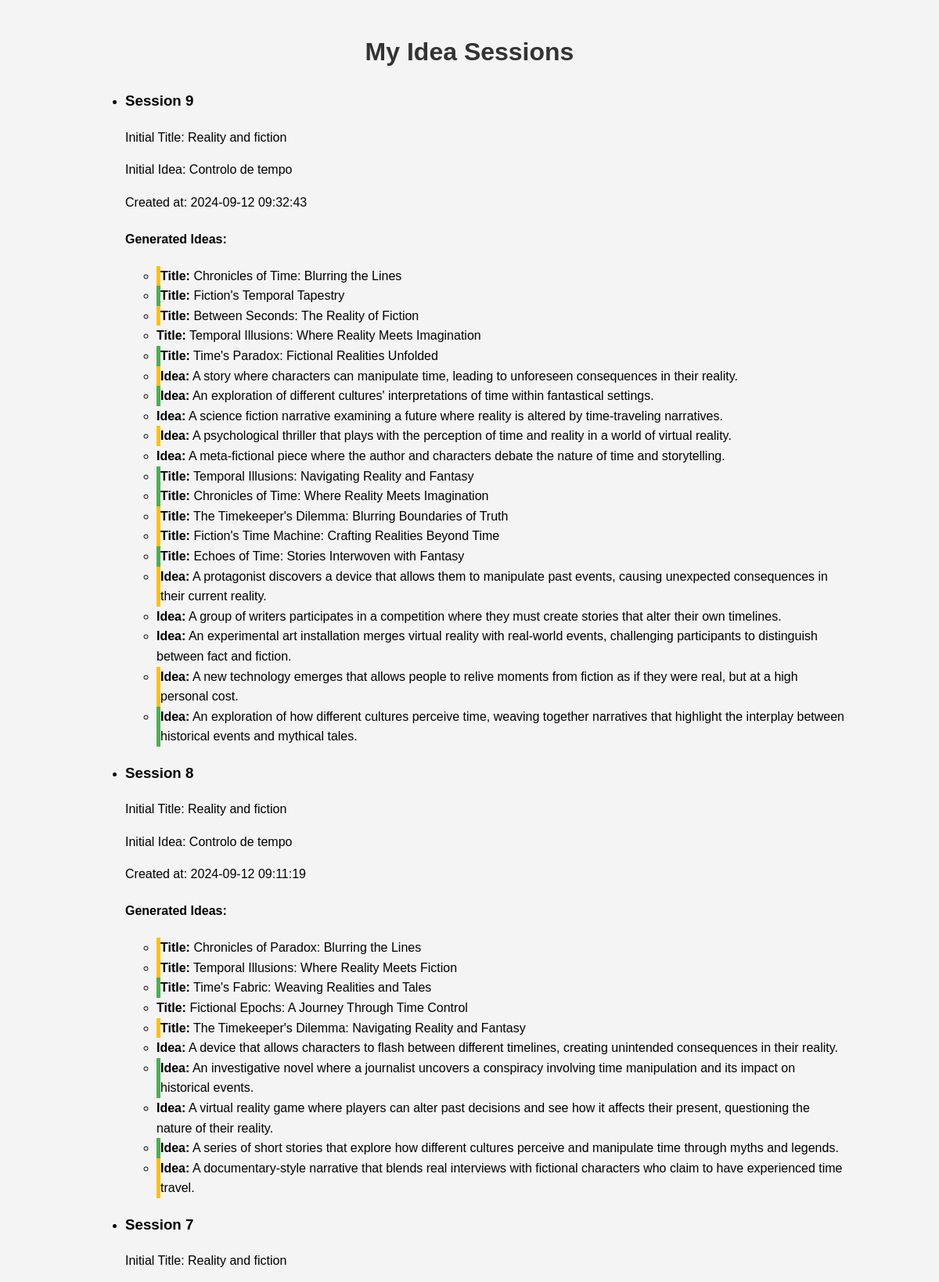
/my_sessions (signed in, upper part), run on the app's committed database.
### models.py (models this page shows)
class IdeaSession(db.Model):
    id = db.Column(db.Integer, primary_key=True)
    user_id = db.Column(db.Integer, db.ForeignKey('user.id'), nullable=False)
    initial_title = db.Column(db.String(200))
    initial_idea = db.Column(db.Text)
    created_at = db.Column(db.DateTime, default=db.func.current_timestamp())
    user = db.relationship('User', backref=db.backref('idea_sessions', lazy=True))

class GeneratedIdea(db.Model):
    id = db.Column(db.Integer, primary_key=True)
    session_id = db.Column(db.Integer, db.ForeignKey('idea_session.id'), nullable=False)
    content = db.Column(db.Text, nullable=False)
    category = db.Column(db.String(20), nullable=False)
    type = db.Column(db.String(10), nullable=False)  # 'title' or 'idea'
    created_at = db.Column(db.DateTime, default=db.func.current_timestamp())
    session = db.relationship('IdeaSession', backref=db.backref('generated_ideas', lazy=True))

### main.py (the view)
@app.route('/my_sessions')
@login_required
def my_sessions():
    sessions = IdeaSession.query.filter_by(user_id=current_user.id).order_by(IdeaSession.created_at.desc()).all()
    return render_template('my_sessions.html', sessions=sessions)

### main.py (called while the page is built)
@login_manager.user_loader
def load_user(user_id):
    return User.query.get(int(user_id))

### templates/my_sessions.html (shortened to what this page needs)
<!DOCTYPE html>
<html lang="en">
<head>
    <link rel="stylesheet" href="{{ url_for('static', filename='css/styles.css') }}">
</head>
<body>
    <div class="container">
        <h1>My Idea Sessions</h1>
        {% if sessions %}
            <ul>
                {% for session in sessions %}
                    <li>
                        <h3>Session {{ session.id }}</h3>
                        <p>Initial Title: {{ session.initial_title }}</p>
                        <p>Initial Idea: {{ session.initial_idea }}</p>
                        <p>Created at: {{ session.created_at }}</p>
                        <h4>Generated Ideas:</h4>
                        <ul>
                            {% for idea in session.generated_ideas %}
                                <li class="{{ idea.category }}">
                                    <strong>{{ idea.type|capitalize }}:</strong> {{ idea.content }}
                                </li>
                            {% endfor %}
                        </ul>
                    </li>
                {% endfor %}
            </ul>
        {% else %}
            <p>You haven't created any idea sessions yet.</p>
        {% endif %}
    </div>
</body>
</html>

### static/css/styles.css (style rules this page uses)
body { font-family: Arial, sans-serif; line-height: 1.6; margin: 0; padding: 0; background-color: #f4f4f4; }
.container { width: 80%; margin: auto; overflow: hidden; padding: 20px; }
h1 { text-align: center; color: #333; }
.normal { border-left: 5px solid #4CAF50; }
.edgy { border-left: 5px solid #FFC107; }

### data on the page
IdeaSession: id "9", initial_title "Reality and fiction", initial_idea "Controlo de tempo", created_at "2024-09-12 09:32:43"
GeneratedIdea: type "Title", content "Chronicles of Time: Blurring the Lines"
GeneratedIdea: type "Title", content "Fiction's Temporal Tapestry"
GeneratedIdea: type "Title", content "Between Seconds: The Reality of Fiction"
GeneratedIdea: type "Title", content "Temporal Illusions: Where Reality Meets Imagination"
GeneratedIdea: type "Title", content "Time's Paradox: Fictional Realities Unfolded"
GeneratedIdea: type "Idea", content "A story where characters can manipulate time, leading to unforeseen consequences in their reality."
GeneratedIdea: type "Idea", content "An exploration of different cultures' interpretations of time within fantastical settings."
GeneratedIdea: type "Idea", content "A science fiction narrative examining a future where reality is altered by time-traveling narratives."
GeneratedIdea: type "Idea", content "A psychological thriller that plays with the perception of time and reality in a world of virtual reality."
GeneratedIdea: type "Idea", content "A meta-fictional piece where the author and characters debate the nature of time and storytelling."
GeneratedIdea: type "Title", content "Temporal Illusions: Navigating Reality and Fantasy"
GeneratedIdea: type "Title", content "Chronicles of Time: Where Reality Meets Imagination"
GeneratedIdea: type "Title", content "The Timekeeper's Dilemma: Blurring Boundaries of Truth"
GeneratedIdea: type "Title", content "Fiction's Time Machine: Crafting Realities Beyond Time"
GeneratedIdea: type "Title", content "Echoes of Time: Stories Interwoven with Fantasy"
GeneratedIdea: type "Idea", content "A protagonist discovers a device that allows them to manipulate past events, causing unexpected consequences in their current reality."
GeneratedIdea: type "Idea", content "A group of writers participates in a competition where they must create stories that alter their own timelines."
GeneratedIdea: type "Idea", content "An experimental art installation merges virtual reality with real-world events, challenging participants to distinguish between fact and fiction."
GeneratedIdea: type "Idea", content "A new technology emerges that allows people to relive moments from fiction as if they were real, but at a high personal cost."
GeneratedIdea: type "Idea", content "An exploration of how different cultures perceive time, weaving together narratives that highlight the interplay between historical events and mythical tales."
IdeaSession: id "8", initial_title "Reality and fiction", initial_idea "Controlo de tempo", created_at "2024-09-12 09:11:19"
GeneratedIdea: type "Title", content "Chronicles of Paradox: Blurring the Lines"
GeneratedIdea: type "Title", content "Temporal Illusions: Where Reality Meets Fiction"
GeneratedIdea: type "Title", content "Time's Fabric: Weaving Realities and Tales"
GeneratedIdea: type "Title", content "Fictional Epochs: A Journey Through Time Control"
GeneratedIdea: type "Title", content "The Timekeeper's Dilemma: Navigating Reality and Fantasy"
GeneratedIdea: type "Idea", content "A device that allows characters to flash between different timelines, creating unintended consequences in their reality."
GeneratedIdea: type "Idea", content "An investigative novel where a journalist uncovers a conspiracy involving time manipulation and its impact on historical events."
GeneratedIdea: type "Idea", content "A virtual reality game where players can alter past decisions and see how it affects their present, questioning the nature of their reality."
GeneratedIdea: type "Idea", content "A series of short stories that explore how different cultures perceive and manipulate time through myths and legends."
GeneratedIdea: type "Idea", content "A documentary-style narrative that blends real interviews with fictional characters who claim to have experienced time travel."
IdeaSession: id "7", initial_title "Reality and fiction"
